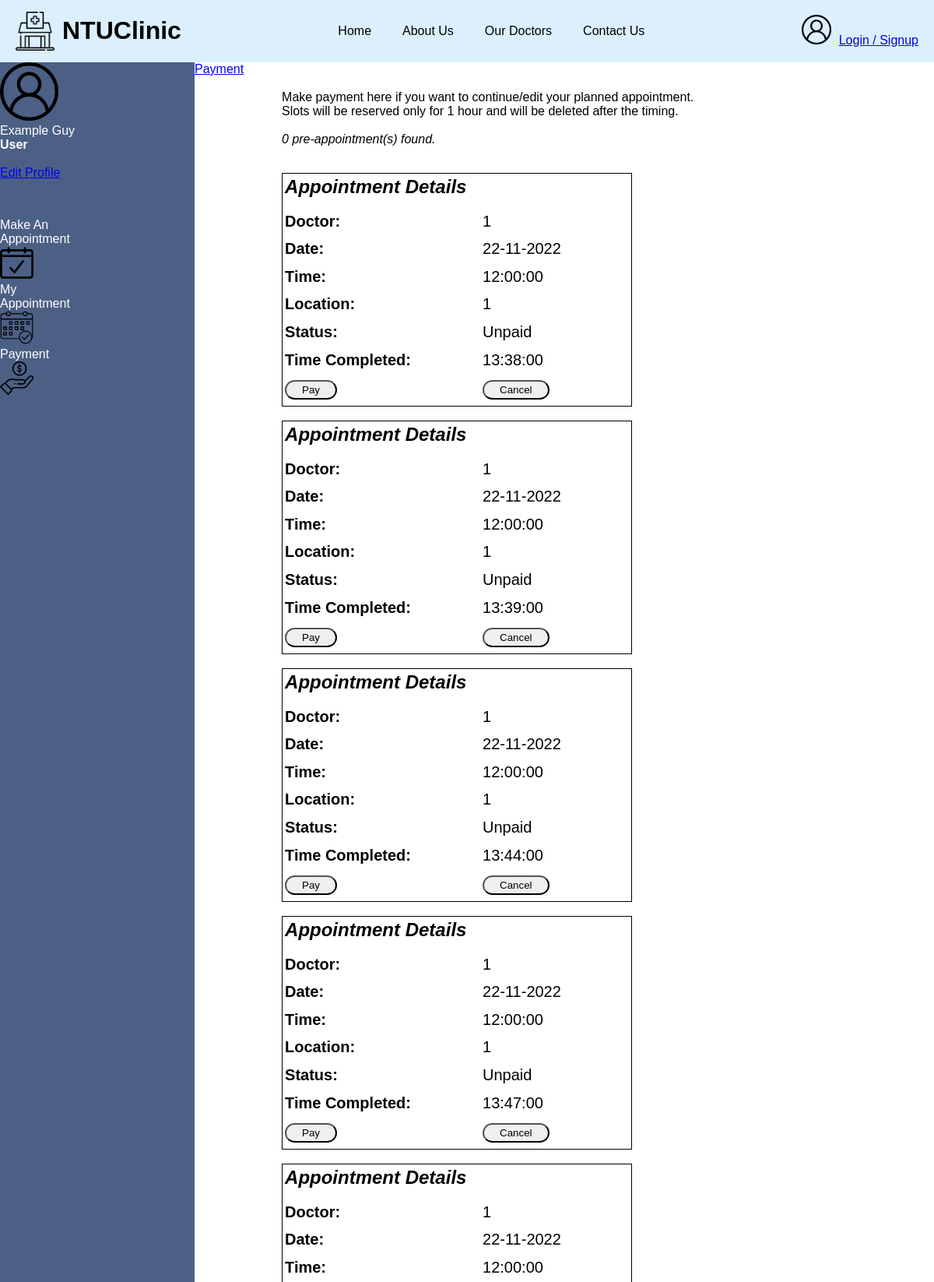
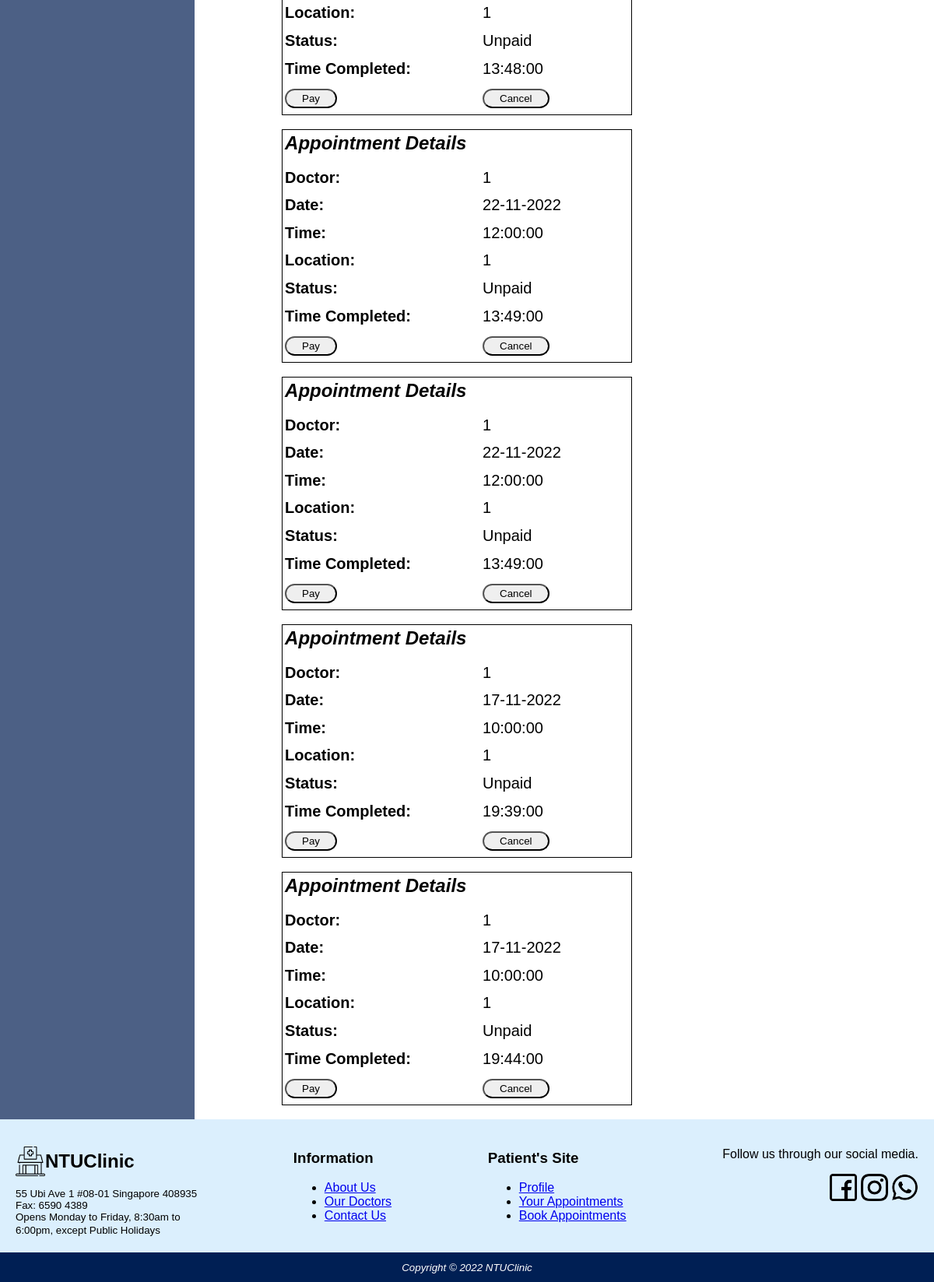
The app's page /payment.php with its own data (2 pictures, top to bottom).
### tables this page shows
CREATE TABLE `Appointments` (
  `appointmentID` int(10) UNSIGNED NOT NULL,
  `user` int(11) NOT NULL,
  `location` char(200) NOT NULL,
  `doctor` char(100) NOT NULL,
  `date` date NOT NULL,
  `time` time NOT NULL,
  `timeCompleted` time NOT NULL,
  `paid_status` tinyint(1) NOT NULL,
  `book_status` tinyint(1) NOT NULL
);

### patient/preappointmentRetrieval.php (called while the page is built, shortened)
<?php include "../methods/getUserData.php";
	$count=0;
?>

### payment.php (the view, shortened to what this page needs)
<!DOCTYPE html>
<html lang="en">
<head>
<link rel="stylesheet" href="./style.css" />
<link rel="stylesheet" href="./sidepanel.css" />
<link rel="stylesheet" href="./myappointment.css" />
<body>
<div id="wrapper">
	<header>
		<div id="headerlogo">
			<img src="images/cliniclogo.png" width="50" height="50" class="icon"/>
			<h1> NTUClinic </h1>
		</div>
		<nav id="headernav">
			<a href="home.php" class="topnav">Home</a>
			<a href="about.php" class="topnav">About Us</a>
			<a href="doctors.php" class="topnav">Our Doctors</a>
			<a href="contact.php" class="topnav">Contact Us</a>
		</nav>
		<?php
        if (isset($_SESSION['valid_user']))
        {
					echo "<a href='profile.php' id='headerprofile'>";
					echo "<img src='images/profile.png' width='38' height='38' class='icon'>";
					echo $_SESSION["valid_user"];
					echo "<form method=\"post\" action=\"login.php\" ><button class=\"profiledrop\" type=\"submit\">V</button></form>";
					echo "</a>";
				}
        else {
					echo "<a href='login.php' id='headerprofile'>";
					echo "<img src='images/profile.png' width='38' height='38' class='icon'>";
					echo "Login / Signup";
					echo "</a>";
				}
      ?>
	</header>
	<div id="bodycontent">
	<div class="sidecontainer">
		<nav id="sidepanel">
			<div id="panel1">
			<a href="profile.php"><img src="images/profile.png" width="75" height="75"> </a>
			<br><dt>Example Guy
			<br><b>User</b><br><br>
			<a href="editprofile.html" id="botnav">Edit Profile</a>
			</div>
			<div id="panel2">
			<a href="bookappointment.php" id="sidenav">
			<dt id="abc">Make An<br>Appointment</dt>
			<img src="images/bookappointment.png" width="43" height="43"> </a>
			</div>
			<div id="panel2">
			<a href="myappointment.php" id="sidenav">
			<dt id="abc">My<br>Appointment</dt>
			<img src="images/myappointment.png" width="43" height="43"> </a>
			</div>
			<div id="panel2">
			<a href="payment.php" id="sidenav">
			<dt id="abc">Payment</dt>
			<img src="images/payment.png" width="43" height="43"> </a>
			</div>
		</nav>
	</div>
	<div id="appointmentnav">
		<a href="payment.php" id="botnav">Payment</a>
	</div>
	<div class="maincontainer">
	<dt id="abcd">
		<?php include 'preappointmentRetrieval.php';
		echo "<p>
		Make payment here if you want to continue/edit your planned appointment.<br>
		Slots will be reserved only for 1 hour and will be deleted after the timing.<br><br>" .
		"<i>" . $count . " pre-appointment(s) found.</i></p><br>";
		?>
		<?php
		$db = mysqli_connect('localhost', 'root', '');
		mysqli_select_db($db,'project');
		$sql= "SELECT location as location, doctor as doctor, date as date, time as time,
		paid_status as paid_status, book_status as book_status, timeCompleted as timeCompleted
		FROM appointments";
		$result = mysqli_query($db,$sql);
		while ($row = mysqli_fetch_assoc($result)){
		if ($row['paid_status'] == "0") {
			if ($row['book_status'] == "1")
			{
			$location = $row['location'];
			$doctor = $row['doctor'];
			$date = $row['date'];
			$time = $row['time'];
			$date2 = date("d-m-Y", strtotime($date));
			$timeCompleted = $row['timeCompleted'];
			echo "
			<table class='appointment-table' style='font-size:20px;border:1px solid black;height:300px;width:450px;'>
			<th colspan='2' style='float:left;font-size:24px;'>
				<i>Appointment Details</i>
			</th>
			<tr>
				<td style='width:250px;'><b>Doctor: </b></td>
				<td><span id='doctor'>
				$doctor
				</span></td>
			</tr>
			<tr>
				<td style='width:250px;'><b>Date: </b></td>
				<td><span id='date'>
				$date2
				</span></td>
			</tr>
			<tr>
				<td style='width:250px;'><b>Time: </b></td>
				<td><span id='time'>
				$time
				</span></td>
			</tr>
			<tr>
				<td style='width:250px;'><b>Location: </b></td>
				<td><span id='location'>
				$location
				</span></td>
			</tr>
			<tr>
				<td style='width:250px;'><b>Status: </b></td>
				<td><span id='status'>
				Unpaid
				</span></td>
			</tr>
			<tr>
				<td style='width:250px;'><b>Time Completed: </b></td>
				<td><span id='time_completed'>
				$timeCompleted
				</span></td>
			</tr>
			<tr>
			<td style='float: center; width:250px;'>
				<button id='editbutton' onclick='alertpopup2()'>Pay</button>
			</td>
			<td style='float: center;'>
				<button id='cancelbutton' onclick='alertpopup()'>Cancel</button>
			</td>
			</tr>
			</table><br>";
			}
			}
			}
		?>
	</div>
	</div>
	<footer>
		<div id="footer1">
			<div id="leftcolumn">
				<div id="footerlogo">
					<img src="images/cliniclogo.png" width="38" height="38" id="icon" />
					<h2>NTUClinic</h2>
				</div>
				<small>
					<dt>55 Ubi Ave 1 #08-01 Singapore 408935
					<br>Fax: 6590 4389
					<br>Opens Monday to Friday, 8:30am to
					<br><dt id="lowesttext">6:00pm, except Public Holidays
				</small>
			</div>
			<div class="footernav">
				<h3 class="footerheader">Information</h3>
				<nav>
					<ul>
						<li><a href="about.php" id="botnav">About Us</a> </li>
						<li><a href="doctor.php" id="botnav">Our Doctors</a> </li>
						<li><a href="contact.php" id="botnav">Contact Us</a> </li>
					</ul>
				</nav>
			</div>
			<div class="footernav">
				<h3 class="footerheader">Patient's Site</h3>
				<nav>
					<ul>
						<li><a href="profile.php" id="botnav">Profile</a> </li>
						<li><a href="myappointment.php" id="botnav">Your Appointments</a> </li>
						<li><a href="bookappointment.php" id="botnav">Book Appointments</a> </li>
					</ul>
				</nav>
			</div>
			<div id="rightcolumn">
				<p>Follow us through our social media.</p>
				<div id="socialmedia">
				<image src="images/facebook.png" width="35" height="35" id="contactlogo">
				<image src="images/instagram.png" width="35" height="35" id="contactlogo">
				<image src="images/whatsapp.png" width="35" height="35" id="contactlogo">
				</div>
			</div>
		</div>
		<div id="copyright">
			<small><i>Copyright &copy; 2022 NTUClinic </small>
		</div>
	</footer>
</div>
</body>

### style.css (style rules this page uses)
body { margin: 0px; width: 100vw; min-height: 100vh; overflow-x: hidden; font-family:arial, sans-serif; }
img { object-fit: cover; }
header { background-color: #dbeffd; display: flex; flex-direction: row; align-items: center; justify-content: space-between; padding: 0px 20px; }
#headerlogo { display: flex; flex-direction: row; height: 100%; align-items: center; }
.icon { margin-right: 10px; }
#headernav { display: flex; flex-direction: row; }
nav > a { text-decoration: none; color: #000000; }
nav > .topnav { margin: 20px; }
#footer1 { background-color: #dbeffd; display: flex; flex-direction: row; justify-content: space-between; padding: 20px; }
#footerlogo { display: flex; flex-direction: row; align-items: center; }
#bodycontent { background-color: #FFFFFF; min-height: calc(100vh - 40px); }
#rightcolumn { display: flex; flex-direction: column; align-items: flex-end; }
#copyright { background-color: #001f54; color:white; text-align: center; padding: 10px 0px; }
#wrapper { margin: auto; }

### doctor/sidepanel.css (style rules this page uses)
.sidecontainer { width:250px; height:auto; background-color: #4c6085; color: white; width: 250px; }
#panel1 { height:200px; }
#sidenav { text-decoration: none; color: white; }
#bodycontent { display: flex; flex-direction: row; }
.maincontainer { padding-left: 40px; padding-top: 20px; }

### doctor/myappointment.css (style rules this page uses)
#editbutton { padding-left:20px; padding-right:20px; padding-top: 3px; padding-bottom: 3px; border-radius: 15px; }
#cancelbutton { padding-left:20px; padding-right:20px; padding-top: 3px; padding-bottom: 3px; border-radius: 15px; }

### records on screen
appointments: doctor "1", date "22-11-2022", time "12:00:00", location "1", timeCompleted "13:38:00"
appointments: doctor "1", date "22-11-2022", time "12:00:00", location "1", timeCompleted "13:39:00"
appointments: doctor "1", date "22-11-2022", time "12:00:00", location "1", timeCompleted "13:44:00"
appointments: doctor "1", date "22-11-2022", time "12:00:00", location "1", timeCompleted "13:47:00"
appointments: doctor "1", date "22-11-2022", time "12:00:00", location "1", timeCompleted "13:48:00"
appointments: doctor "1", date "22-11-2022", time "12:00:00", location "1", timeCompleted "13:49:00"
appointments: doctor "1", date "22-11-2022", time "12:00:00", location "1", timeCompleted "13:49:00"
appointments: doctor "1", date "17-11-2022", time "10:00:00", location "1", timeCompleted "19:39:00"
appointments: doctor "1", date "17-11-2022", time "10:00:00", location "1", timeCompleted "19:44:00"

### other values on screen
$count "0"
